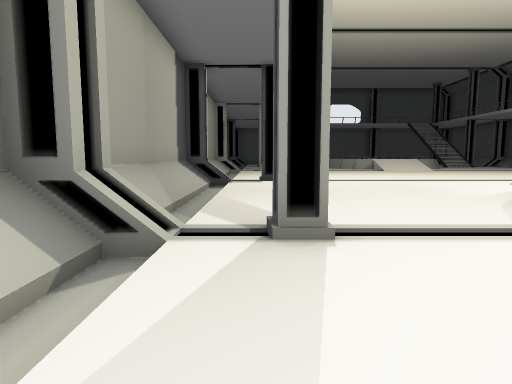
[1] (above)

24 first-person views from a walk through a Unity game level. The camera is 1.5 m above the floor, tilts 6° down and sees 75° across. The floor is counted in squares, 2 m on a side. Each view is taken from the middle of a square. On the plan, view 1 faces up. The plan holds only what a view shows up to about 11 squares ahead; the rest is blank. The place goes on beyond the plan. Some animated figures are left out. Some surface patterns are stand-ins.

[2]
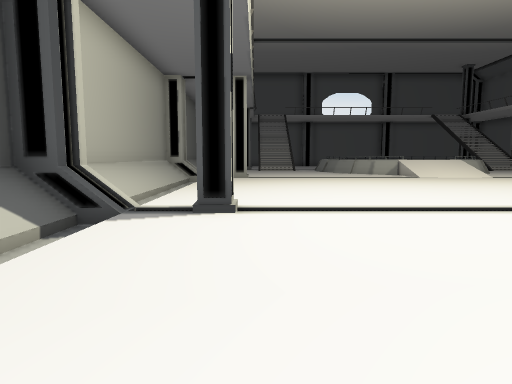

[3]
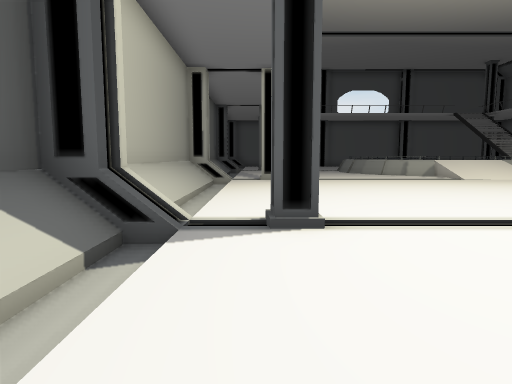

[4]
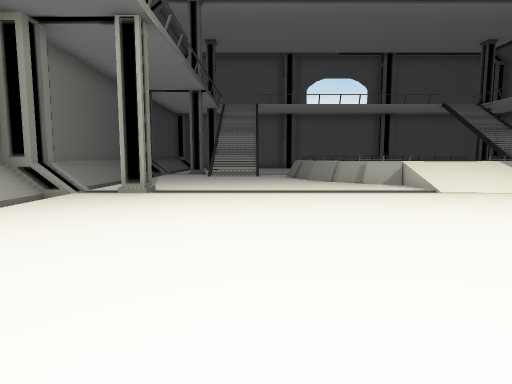

[5]
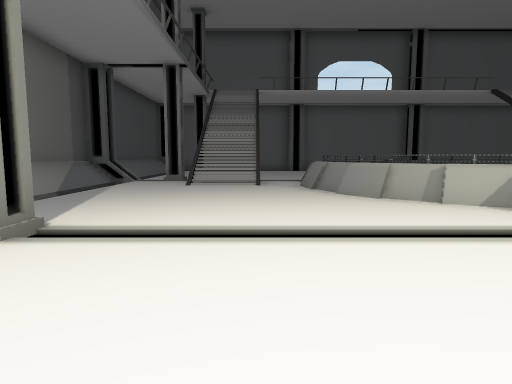

[6]
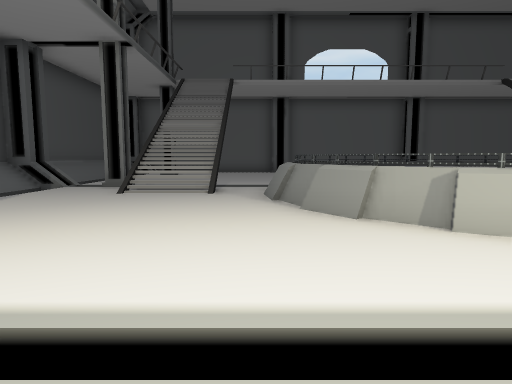

[7]
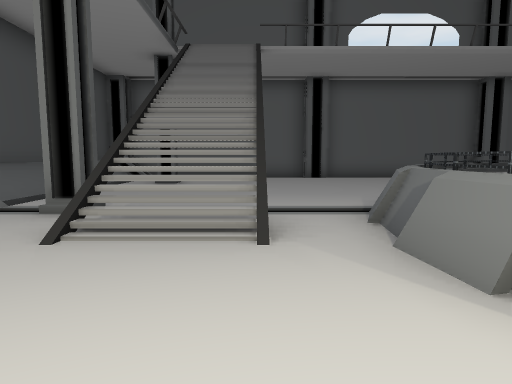

[8]
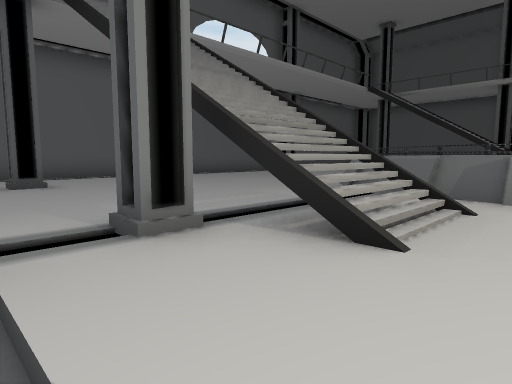

[9]
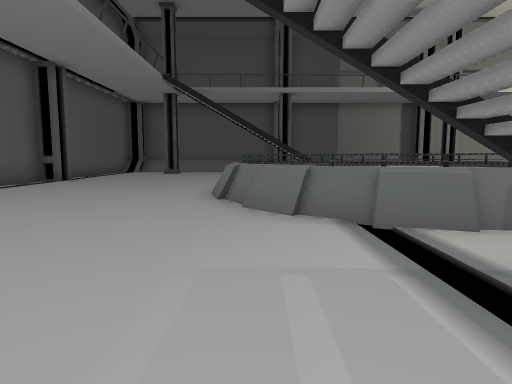

[10]
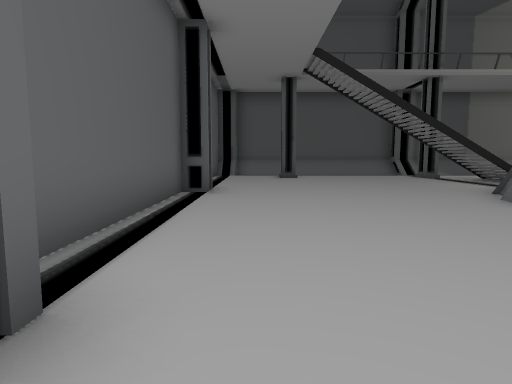

[11]
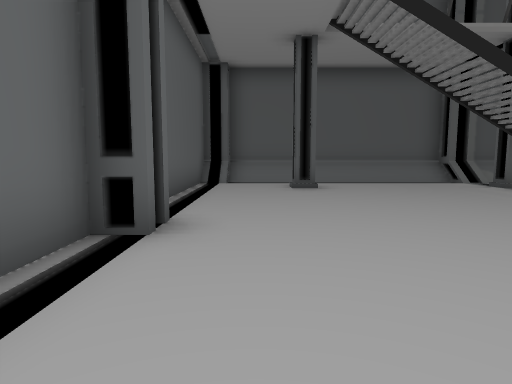

[12]
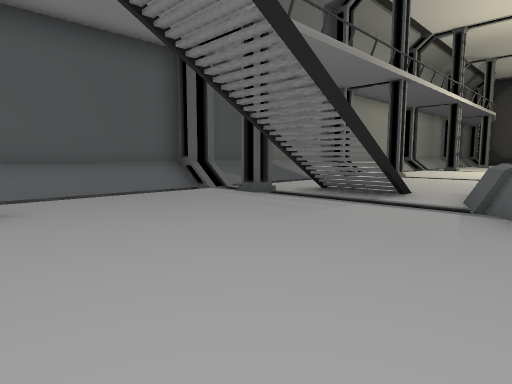

[13]
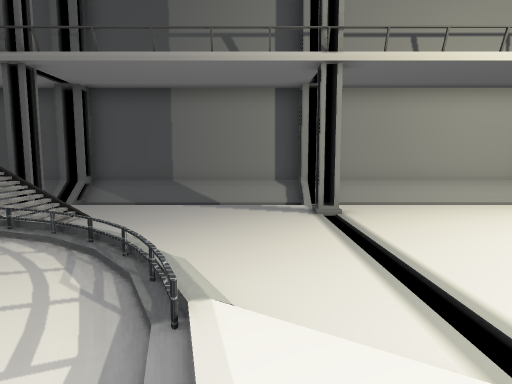

[14]
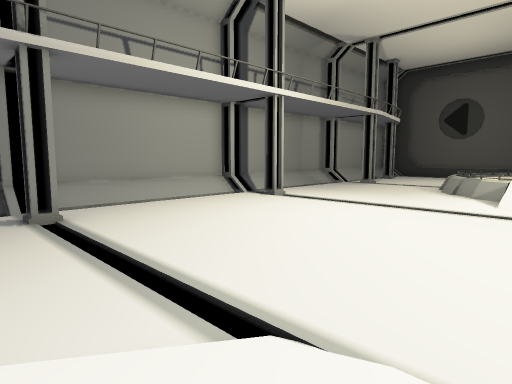

[15]
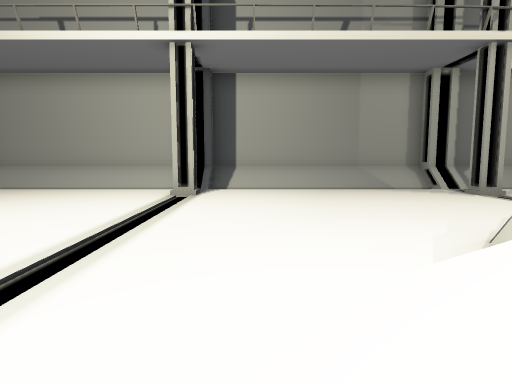

[16]
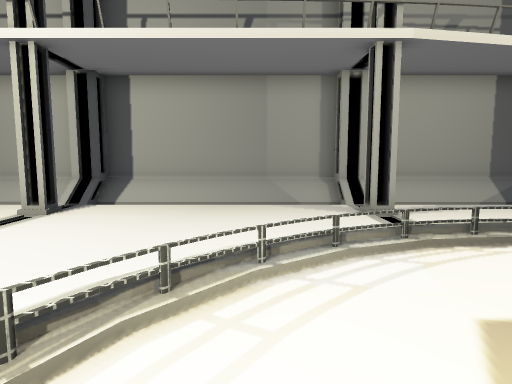

[17]
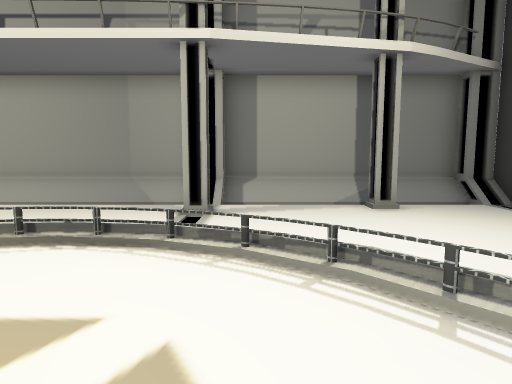

[18]
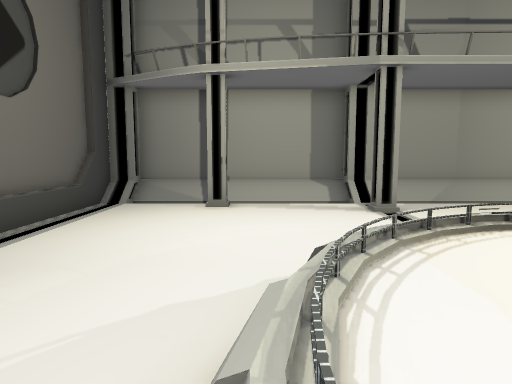

[19]
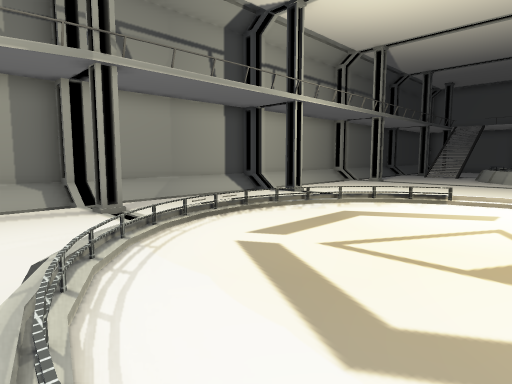

[20]
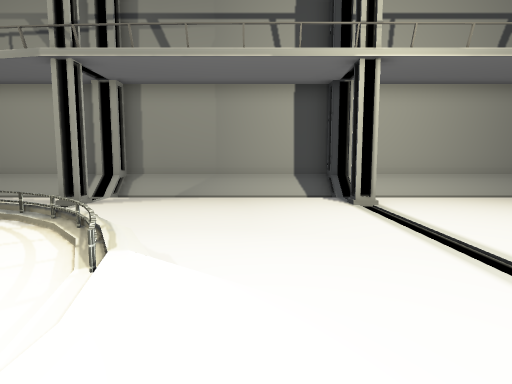

[21]
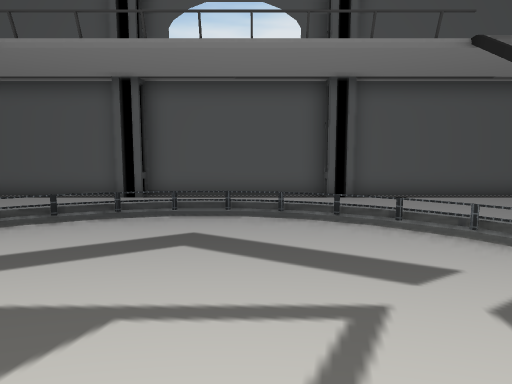

[22]
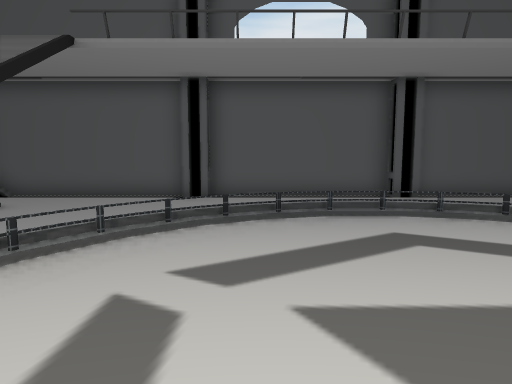

[23]
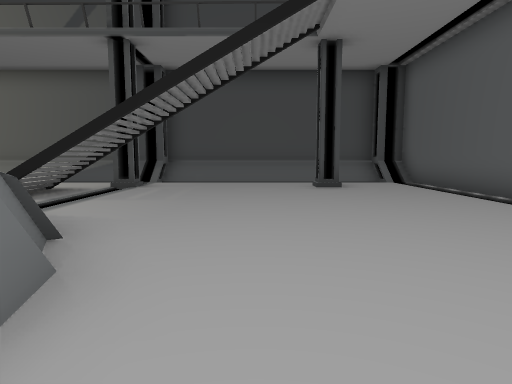

[24]
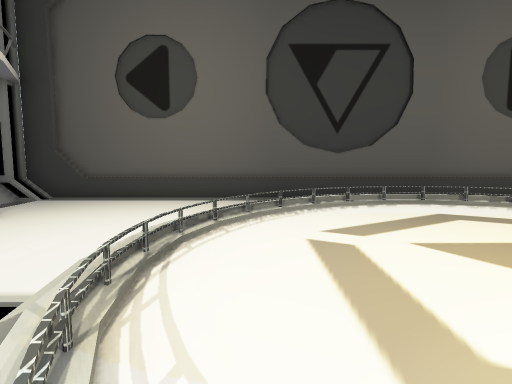

### Floor plan
Key: @ floor where view 1 was taken; # wall or solid block; x gap in a wall; . main floor; : floor 1 m higher than the main floor; / step, stairs or slope; = window, fence, low wall or low ledge.
Columns run from 2 left of view 1 to 19 right of it. Each row starts with its distance up from view 1.
 34 ######################
 33 #/................../#
 32 //................../#
 31 ///#..............#./#
 30 //................../#
 29 //................../#
 28 //........=/......../#
 27 //......==///=....../#
 26 #x/....=/:::://...#.=#
 25 ://///./::::::=.//../#
 24 //////./::::::/.//../#
 23 //...../ : : :/...../#
 22 //.....=    :/=...../#
 21 //.....//  :/==...../#
 20 //....../=//==....../#
 19  /.......///......../#
 18 #//#......//......#./#
 17 //................../#
 16 //................../#
 15 //................../#
 14 //........ ........./#
 13 //........ ........./#
 12 //.......  ........./#
 11 #//#.....  .......#./#
 10 :/................../#
  9 //.......///......../#
  8 //.......=//......../#
  7 //......=// //....../#
  6 //.....=/:::://...../#
  5 //...../::: ::=...../#
  4 :/.... /::::::/...../#
  3 #x...  /::::::=...#./#
  2 //.... =:::::/=...../#
  1 //.....//:::// ...../#
  0 //@......==/=  ...../#
 -1 //#.......    .....#/#
 -2 //........    ....../#
 -3 //.......     ....../#
 -4 #/.....      ......./#
 -5 ######################

Positions as (right, up) in squares from view 1, and headings:
1: (0, 0), facing up
2: (1, 6), facing up
3: (0, 7), facing up
4: (3, 11), facing up
5: (3, 15), facing up
6: (4, 17), facing up
7: (3, 21), facing up
8: (-1, 23), facing up-right
9: (1, 27), facing right
10: (4, 32), facing right
11: (8, 32), facing right
12: (11, 31), facing down-right
13: (8, 20), facing right
14: (8, 20), facing down-right
15: (8, 9), facing right
16: (9, 6), facing right
17: (9, 2), facing right
18: (9, 0), facing left
19: (9, 0), facing up-left
20: (9, 8), facing left
21: (9, 23), facing up
22: (7, 23), facing up
23: (9, 29), facing left
24: (11, 6), facing down
